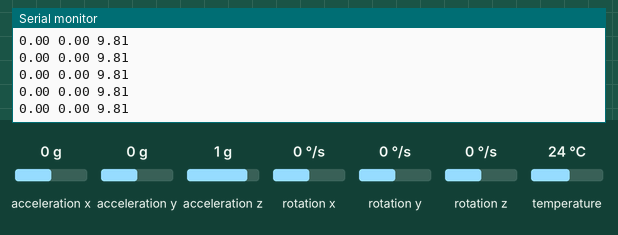
A sketch run on a simulated Arduino Leonardo, built with avr-gcc and run on an emulated ATmega32U4. On the bench: the last lines printed to the serial monitor. Inputs (shaded band) come from the test bench; at power-on: acceleration x 0 g, acceleration y 0 g, acceleration z 1 g, rotation x 0 °/s, rotation y 0 °/s, rotation z 0 °/s, temperature 24 °C.

Above: at 1.3 s.
1.4 s: acceleration x set to -1.4 g
At 2.1 s:
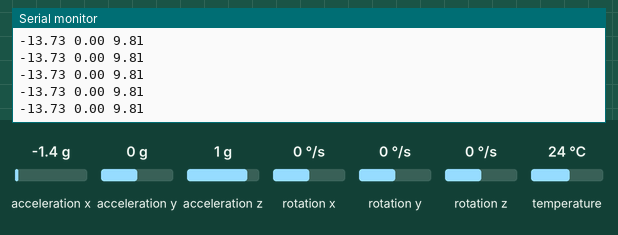
2.9 s: acceleration y set to -1.4 g
At 3.9 s:
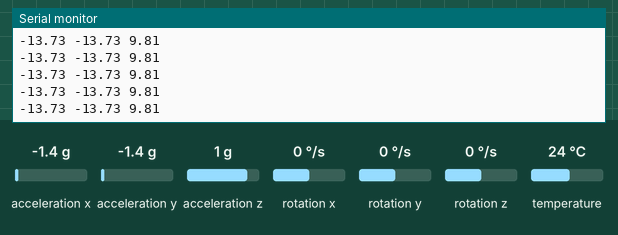
4.4 s: acceleration z set to -1.4 g
At 5.3 s:
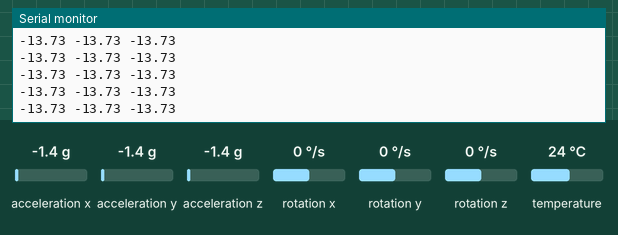

Measured:
- after the input at 1.4 s, the serial monitor: prints a new line at once (image 1)
- after the input at 2.9 s, the serial monitor: prints a new line at once (image 2)
- after the input at 4.4 s, the serial monitor: prints a new line at once (image 3)

The sketch:

sketch_apr08b.ino
```cpp
// Basic demo for accelerometer readings from Adafruit MPU6050

#include <Adafruit_MPU6050.h>
#include <Adafruit_Sensor.h>
#include <Wire.h>

Adafruit_MPU6050 mpu;

void setup(void) {
  Serial.begin(115200);
  while (!Serial)
    delay(10); // will pause Zero, Leonardo, etc until serial console opens

//  Serial.println("Adafruit MPU6050 test!");

  // Try to initialize!
  if (!mpu.begin()) {
//    Serial.println("Failed to find MPU6050 chip");
    while (1) {
      delay(10);
    }
  }
//  Serial.println("MPU6050 Found!");

  mpu.setAccelerometerRange(MPU6050_RANGE_8_G);
//  Serial.print("Accelerometer range set to: ");
  switch (mpu.getAccelerometerRange()) {
  case MPU6050_RANGE_2_G:
//    Serial.println("+-2G");
    break;
  case MPU6050_RANGE_4_G:
//    Serial.println("+-4G");
    break;
  case MPU6050_RANGE_8_G:
//    Serial.println("+-8G");
    break;
  case MPU6050_RANGE_16_G:
//    Serial.println("+-16G");
    break;
  }
  mpu.setGyroRange(MPU6050_RANGE_500_DEG);
  Serial.print("Gyro range set to: ");
  switch (mpu.getGyroRange()) {
  case MPU6050_RANGE_250_DEG:
//    Serial.println("+- 250 deg/s");
    break;
  case MPU6050_RANGE_500_DEG:
//    Serial.println("+- 500 deg/s");
    break;
  case MPU6050_RANGE_1000_DEG:
//    Serial.println("+- 1000 deg/s");
    break;
  case MPU6050_RANGE_2000_DEG:
//    Serial.println("+- 2000 deg/s");
    break;
  }

  mpu.setFilterBandwidth(MPU6050_BAND_21_HZ);
//  Serial.print("Filter bandwidth set to: ");
  switch (mpu.getFilterBandwidth()) {
  case MPU6050_BAND_260_HZ:
//    Serial.println("260 Hz");
    break;
  case MPU6050_BAND_184_HZ:
//    Serial.println("184 Hz");
    break;
  case MPU6050_BAND_94_HZ:
//    Serial.println("94 Hz");
    break;
  case MPU6050_BAND_44_HZ:
//    Serial.println("44 Hz");
    break;
  case MPU6050_BAND_21_HZ:
//    Serial.println("21 Hz");
    break;
  case MPU6050_BAND_10_HZ:
//    Serial.println("10 Hz");
    break;
  case MPU6050_BAND_5_HZ:
//    Serial.println("5 Hz");
    break;
  }

  Serial.println("");
  delay(100);
}

void loop() {

  /* Get new sensor events with the readings */
  sensors_event_t a, g, temp;
  mpu.getEvent(&a, &g, &temp);

  /* Print out the values */
//  Serial.print("Acceleration X: ");
  Serial.print(String(a.acceleration.x) + " " + String(a.acceleration.y) + " " + String(a.acceleration.z));
//  Serial.print(String(g.gyro.x) + " " + String(g.gyro.y) + " " + String(g.gyro.z));

//  Serial.print(", Y: ");
//  Serial.print(a.acceleration.y);
//  Serial.print(", Z: ");
//  Serial.print(a.acceleration.z);
//  Serial.println(" m/s^2");

//  Serial.print("Rotation X: ");
//  Serial.print(g.gyro.x);
//  Serial.print(", Y: ");
//  Serial.print(g.gyro.y);
//  Serial.print(", Z: ");
//  Serial.print(g.gyro.z);
//  Serial.println(" rad/s");

//  Serial.print("Temperature: ");
//  Serial.print(temp.temperature);
//  Serial.println(" degC");

  Serial.println("");
  delay(10);
}
```
